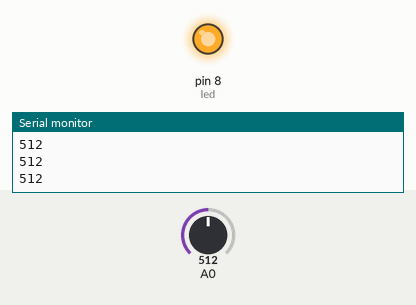
This sketch was run on a simulated Arduino Uno, built with avr-gcc and run on an emulated ATmega328P. On the bench: output pins drawn as LEDs (lit = HIGH), the last lines printed to the serial monitor. Inputs (shaded band) come from the test bench; at power-on: A0 = 512.

Above: at 1.2 s.
1.3 s: A0 set to 1007
2.8 s: A0 set to 1020
At 3.5 s:
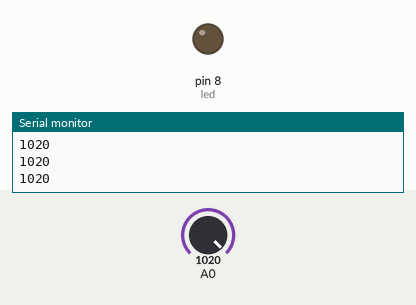
4.3 s: A0 set to 900
At 5.1 s:
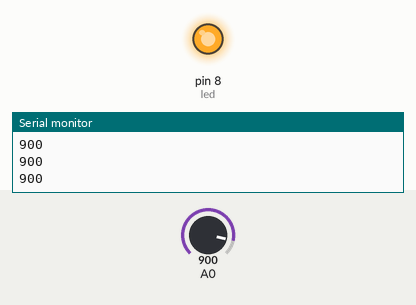
5.8 s: A0 set to 1023
At 6.5 s:
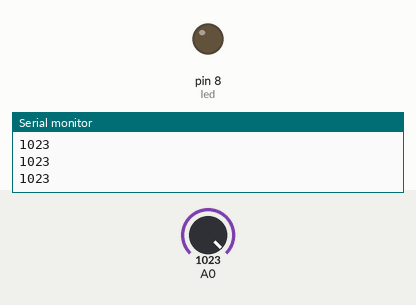
Timing chart, 0 to 8.3 s (numbered marks = the images above; inputs shaded):
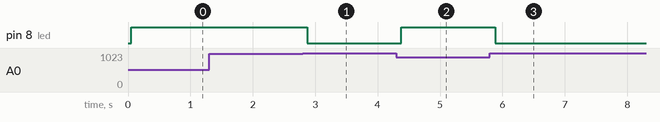

Measured:
- the behaviour switches between 1019 and 1020 on A0 (found by bisection; images 0 and 1)
- after the input at 2.8 s, pin 8 (led): HIGH → LOW after 0.07 s
- after the input at 4.3 s, pin 8 (led): LOW → HIGH after 0.08 s
- after the input at 5.8 s, pin 8 (led): HIGH → LOW after 0.09 s

The sketch:

LDR_led_yakma_2.ino
```cpp
#define led 8

void setup() {
    pinMode(led ,OUTPUT);
    Serial.begin(9600);


}

void loop() {
  int isik = analogRead(A0);
  Serial.println(isik);
 delay(50);
if(isik < 1020)
digitalWrite(led ,HIGH);

else{
  digitalWrite(led ,LOW);
}
}
```
